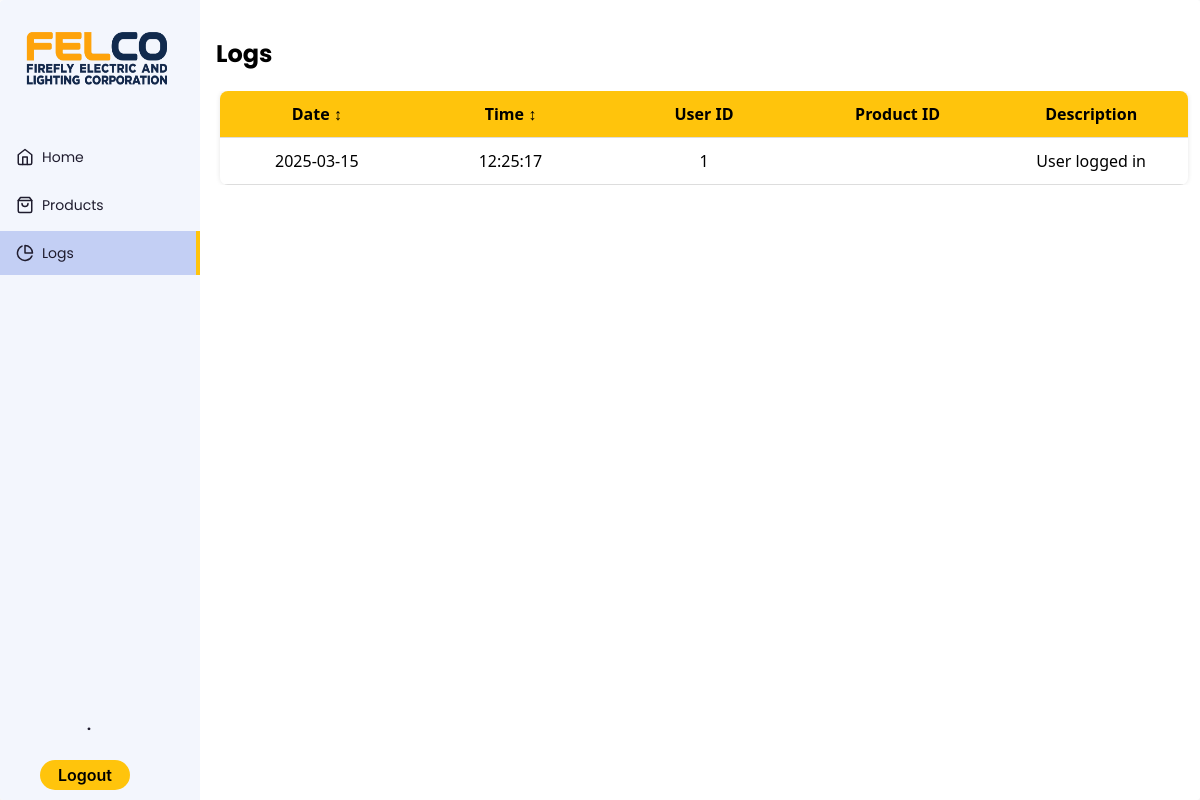
Page /logs.php on the earlier database version.
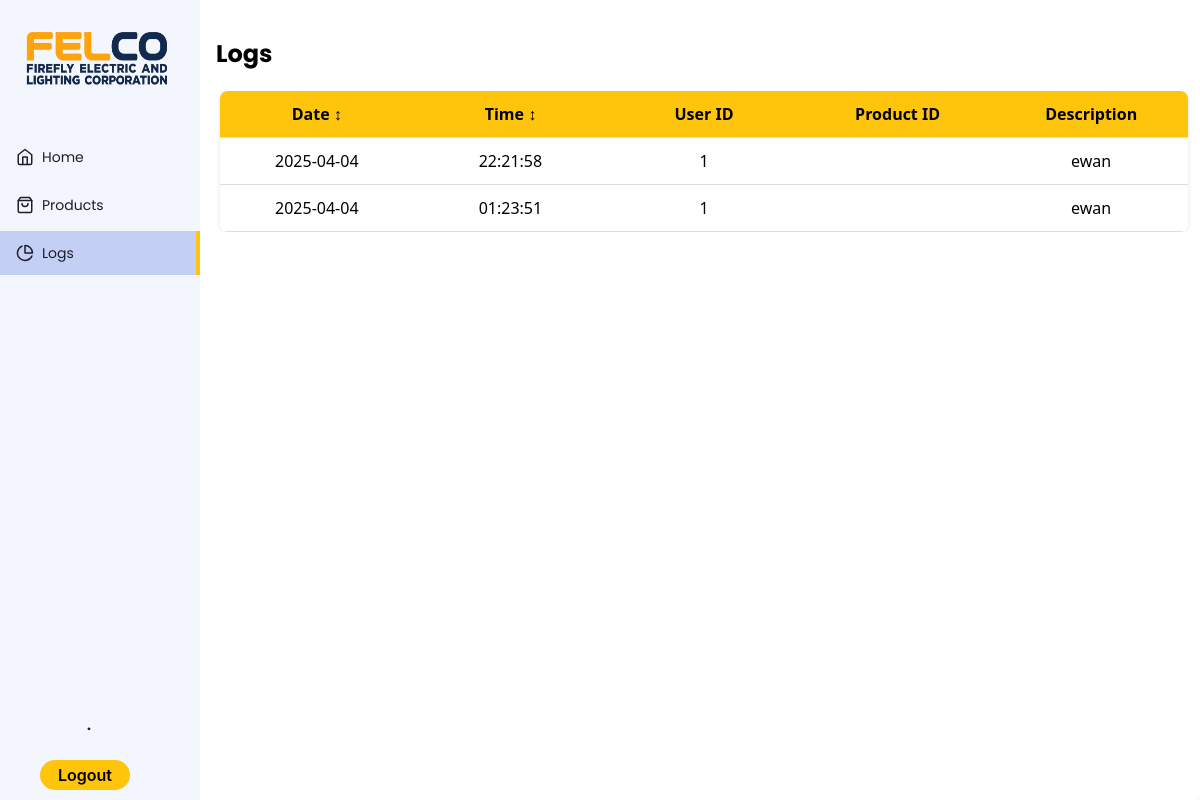
Same page on the later database version.
### tables this page shows
CREATE TABLE `logs` (
  `id` int(11) NOT NULL,
  `description` varchar(50) NOT NULL,
  `userID` int(5) NOT NULL,
  `productID` int(5) DEFAULT NULL,
  `datetime` datetime NOT NULL
);

### logs.php (the view, shortened to what this page needs)
<!DOCTYPE html>
<?php
$servername = "127.0.0.1";
$username = "root";
$password = "";
$database = "itisdev";
$conn = new mysqli($servername, $username, $password, $database);
$sql = "SELECT id, datetime, userID, productID, description FROM logs ORDER BY datetime DESC";
$result = $conn->query($sql);
$userEmail = $_SESSION['user'];
$stmt = $conn->prepare("SELECT first_name, last_name FROM account WHERE email = ?");
$stmt->bind_param("s", $userEmail);
$stmt->execute();
$stmt->bind_result($firstName, $lastName);
$lastInitial = strtoupper(substr($lastName, 0, 1));
$displayName = $firstName . " " . $lastInitial . ".";
?>
<html lang="en" >
<head>
  <link rel="stylesheet" href="https://cdnjs.cloudflare.com/ajax/libs/normalize/5.0.0/normalize.min.css">
<link rel="stylesheet" href="./style.css">
</head>
<body>
<div class="app-container">
  <div class="sidebar">
    <div class="sidebar-header">
      <div class="app-icon">
      <img src="logo.png?v=1.0" alt="App Logo" style="width: 165px; height: 80px;"/>
      </div>
    </div>
    <ul class="sidebar-list">
      <li class="sidebar-list-item">
        <a href="dashboard.php">
          <svg xmlns="http://www.w3.org/2000/svg" width="18" height="18" viewBox="0 0 24 24" fill="none" stroke="currentColor" stroke-width="2" stroke-linecap="round" stroke-linejoin="round" class="feather feather-home"><path d="M3 9l9-7 9 7v11a2 2 0 0 1-2 2H5a2 2 0 0 1-2-2z"/><polyline points="9 22 9 12 15 12 15 22"/></svg>
          <span>Home</span>
        </a>
      </li>
      <li class="sidebar-list-item">
        <a href="products.php">
          <span>Products</span>
        </a>
      </li>
      <li class="sidebar-list-item active">
        <a href="#">
          <svg xmlns="http://www.w3.org/2000/svg" width="18" height="18" viewBox="0 0 24 24" fill="none" stroke="currentColor" stroke-width="2" stroke-linecap="round" stroke-linejoin="round" class="feather feather-pie-chart"><path d="M21.21 15.89A10 10 0 1 1 8 2.83"/><path d="M22 12A10 10 0 0 0 12 2v10z"/></svg>
          <span>Logs</span>
        </a>
      </li>
    </ul>
    <div class="account-info">
    <div class="account-info-name">
      <b><?php echo htmlspecialchars($displayName); ?></b>
    </div>
</div>
<div style="display: flex;
            flex-direction: row;
            align-items: center;">
      <a href="logout.php" class="logout" style="text-decoration: none; color: inherit;">Logout</a>
    </div>
  </div>
  <div class="app-content">
    <div class="container">
    <h2>Logs</h2>
    <div class="products-area-wrapper tableView">
    <div class="table">
    <div class="table-header">
      <div class="header__item"><a class="filter__link">Date <span class="sort-icon">&#8597;</span></a></div>
      <div class="header__item"><a class="filter__link">Time <span class="sort-icon">&#8597;</span></a></div>
      <div class="header__item"><a class="filter__link">User ID </a></div>
      <div class="header__item"><a class="filter__link">Product ID </a></div>
      <div class="header__item"><a class="filter__link">Description </a></div>
    </div>
    <div class="table-content">
      <?php
      if ($result->num_rows > 0) {
          while ($row = $result->fetch_assoc()) {
              $timestamp = new DateTime($row['datetime'], new DateTimeZone('UTC'));
              $timestamp->setTimezone(new DateTimeZone('Asia/Manila'));
              $date = $timestamp->format("Y-m-d");
              $time = $timestamp->format("H:i:s");
              echo "<div class='table-row'>
                      <div class='table-data'>{$date}</div>
                      <div class='table-data'>{$time}</div>
                      <div class='table-data'>{$row['userID']}</div>
                      <div class='table-data'>{$row['productID']}</div>
                      <div class='table-data'>{$row['description']}</div>
                    </div>";
          }
      } else {
          echo "<div class='table-row'><div class='table-data' colspan='5'>No logs found.</div></div>";
      }
      ?>
    </div>
  </div>
</div>
</body>
</html>

### style.css (style rules this page uses)
:root { --app-bg: #fff; --sidebar: #f3f6fd; --sidebar-main-color: #1f1c2e; --table-border: #1a2131; --table-header: #1a2131; --app-content-main-color: #1f1c2e; --sidebar-link: #1f1c2e; --sidebar-hover-link: rgba(195, 207, 244, 0.5); --sidebar-active-link: rgba(195, 207, 244, 1); --action-color: #ffc40c; --action-color-hover: #6291fd; --app-content-secondary-color: #f3f6fd; --filter-reset: #2c394f; --filter-shadow: rgba(99, 99, 99, 0.2) 0px 2px 8px 0px; }
body, html { margin: 0; padding: 0; height: 100%; width: 100%; }
body { overflow: hidden; font-family: "Poppins", sans-serif; background-color: var(--app-bg); -webkit-font-smoothing: antialiased; -moz-osx-font-smoothing: grayscale; }
.app-container { border-radius: 4px; width: 100%; height: 100%; max-height: 100%; max-width: 1280px; display: flex; overflow: hidden; box-shadow: rgba(99, 99, 99, 0.2) 0px 2px 8px 0px; max-width: 2000px; margin: 0 auto; }
.sidebar { flex-basis: 200px; max-width: 200px; flex-shrink: 0; background-color: var(--sidebar); display: flex; flex-direction: column; }
.sidebar-header { display: flex; align-items: center; justify-content: space-between; padding: 16px; }
.sidebar-list { list-style-type: none; padding: 0; }
.sidebar-list-item { position: relative; margin-bottom: 4px; }
.sidebar-list-item a { display: flex; align-items: center; width: 100%; padding: 10px 16px; color: var(--sidebar-link); text-decoration: none; font-size: 14px; line-height: 24px; }
.sidebar-list-item svg { margin-right: 8px; }
.sidebar-list-item.active { background-color: var(--sidebar-active-link); }
.sidebar-list-item.active:before { content: ""; position: absolute; right: 0; background-color: var(--action-color); height: 100%; width: 4px; }
.account-info { display: flex; flex-direction: column; align-items: center; padding: 16px; margin-top: auto; }
.account-info-name { font-size: 14px; color: var(--sidebar-main-color); margin: 0 8px; overflow: hidden; max-width: 100%; text-overflow: ellipsis; white-space: nowrap; margin-bottom: 8px; margin-right: 30px; }
.app-icon { color: var(--sidebar-main-color); }
.app-content { padding: 16px; background-color: var(--app-bg); height: 100%; flex: 1; max-height: 100%; display: flex; flex-direction: column; }
.products-area-wrapper { width: 100%; max-height: 100%; overflow: auto; padding: 0 4px; }

### logs.php (style rules this page uses)
.logout { align-items: center; background-color: #ffc40c; border: 0; border-radius: 100px; box-sizing: border-box; color: #000; cursor: pointer; display: inline-flex; font-family: -apple-system, system-ui, system-ui, "Segoe UI", Roboto, "Helvetica Neue", "Fira Sans", Ubuntu, Oxygen, "Oxygen Sans", Cantarell, "Droid Sans", "Apple Color Emoji", "Segoe UI Emoji", "Segoe UI Symbol", "Lucida Grande", Helvetica, Arial, sans-serif; font-size: 16px; font-weight: 600; justify-content: center; line-height: 20px; max-width: 90px; min-height: 30px; min-width: 0px; overflow: hidden; padding: 0px; padding-left: 20px; padding-right: 20px; text-align: center; touch-action: manipulation; transition: background-color 0.167s cubic-bezier(0.4, 0, 0.2, 1) 0s, box-shadow 0.167s cubic-bezier(0.4, 0, 0.2, 1) 0s, color 0.167s cubic-bezier(0.4, 0, 0.2, 1) 0s; user-select: none; -webkit-user-select: none; align-self: center; margin-left: 40px; margin-bottom: 10px ; }
.table { display: flex; flex-direction: column; width: 100%; border-collapse: collapse; border-radius: 8px; overflow: hidden; font-family: "Segoe UI", Tahoma, Geneva, Verdana, sans-serif; box-shadow: 0 0 5px rgba(0,0,0,0.1); }
.table-header, .table-row { display: flex; background-color: #f6f6f6; }
.table-header { background-color: #ffc40c; color: black; font-weight: bold; }
.header__item, .table-data { flex: 1; padding: 12px 15px; text-align: center; border-bottom: 1px solid #ddd; }
.table-data { background-color: white; }
.filter__link { color: inherit; text-decoration: none; cursor: pointer; }

Differences in the rows shown:
removed logs: datetime "2025-03-15", datetime "12:25:17", userID "1", description "User logged in"
added logs: datetime "2025-04-04", datetime "22:21:58", userID "1", description "ewan"
added logs: datetime "2025-04-04", datetime "01:23:51", userID "1", description "ewan"
